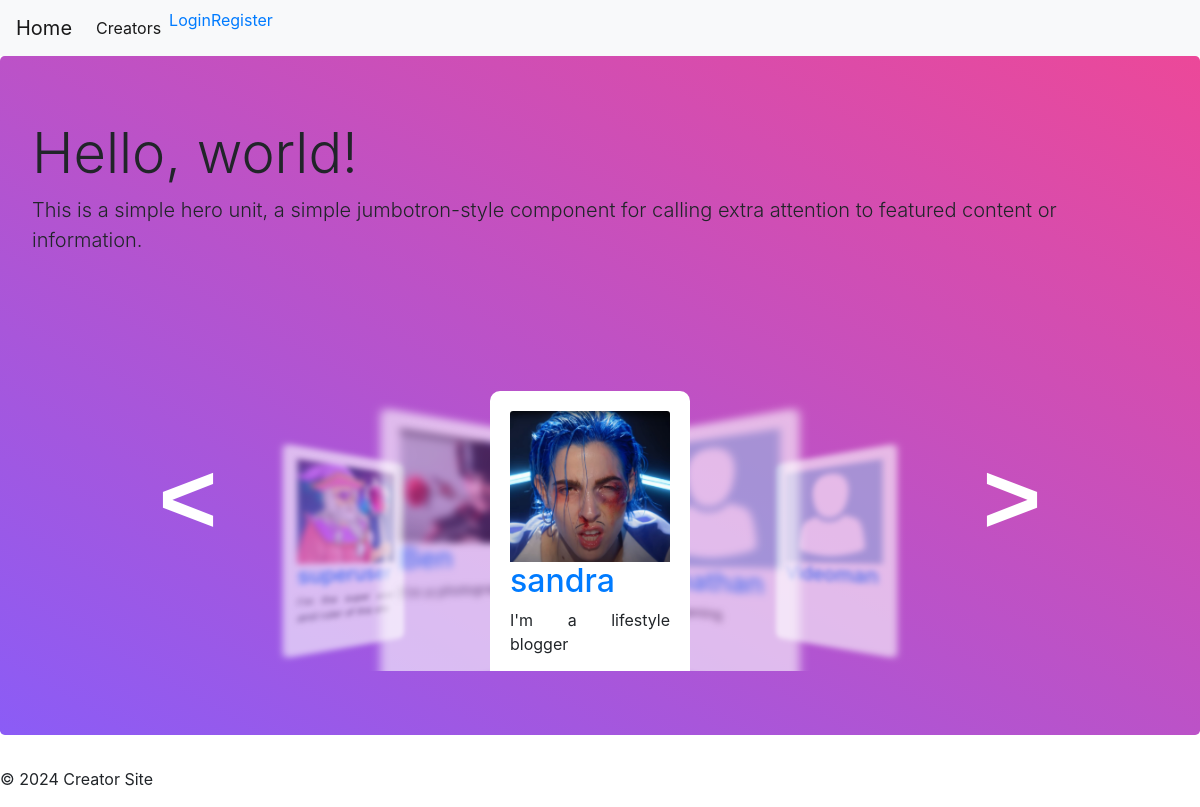
The app's page /, older data.
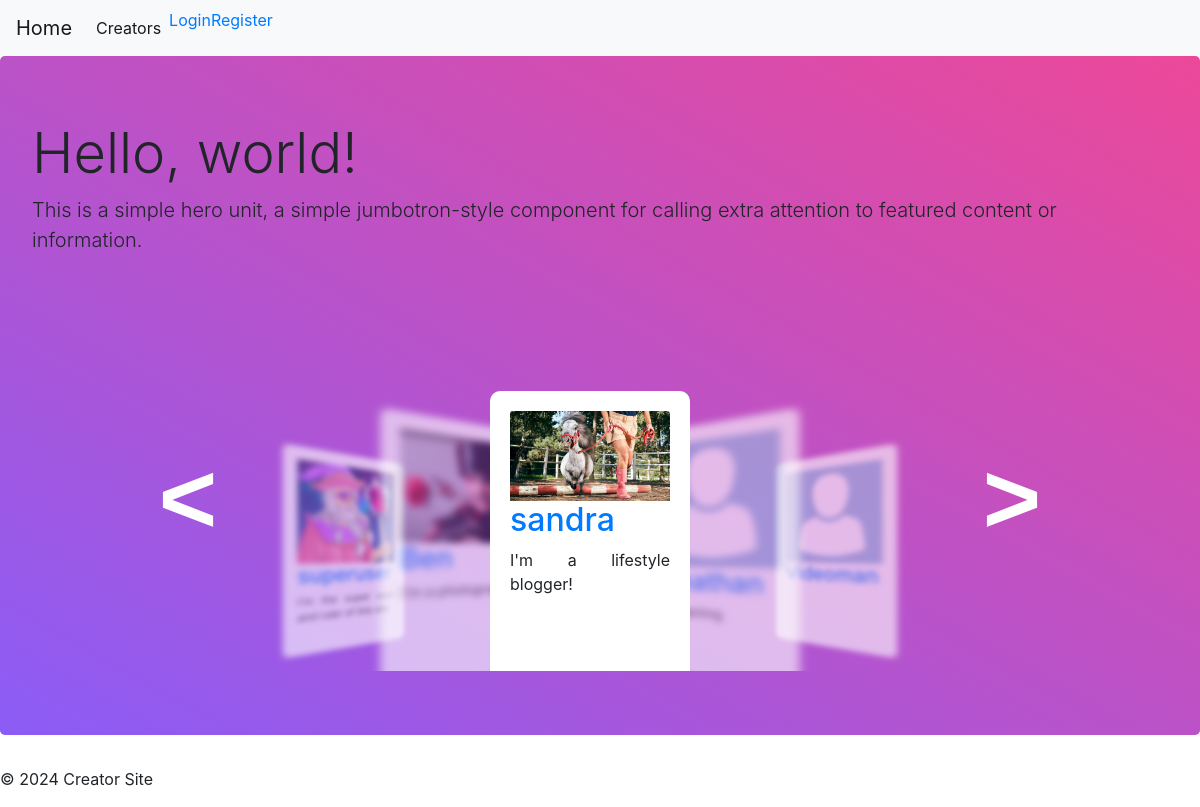
The same page, newer data.
### creators/models.py (models this page shows, shortened)
class Creator(models.Model):
    CREATOR_TYPES = [
        ('PHOTOGRAPHER', 'Photographer'),
        ('GAME_DEVELOPER', 'Game Developer'),
        ('CONTENT_CREATOR', 'Content Creator'),
        ('ARTIST', 'Artist'),
        ('VOICE_ACTOR', 'Voice Actor'),
        ('OTHER', 'Other'),
    ]
    STATUS_CHOICES = [
        ('PENDING', 'Pending'),
        ('APPROVED', 'Approved'),
        ('REJECTED', 'Rejected'),
    ]
    user = models.OneToOneField(User, on_delete=models.CASCADE)
    avatar = models.ImageField(upload_to='creator_avatars/', null=True, blank=True)
    about_me = models.TextField(blank=True)
    creator_type = models.CharField(max_length=20, choices=CREATOR_TYPES, default='OTHER')
    status = models.CharField(max_length=10, choices=STATUS_CHOICES, default='PENDING')
    request_message = models.TextField(blank=True)
    followers = models.ManyToManyField(User, related_name='following', blank=True)

### creators/views.py (the view)
# urls.py: path('', IndexView.as_view(), name='index'),
class IndexView(TemplateView):
    template_name = 'creators/index.html'
    def get_context_data(self, **kwargs):
        context = super().get_context_data(**kwargs)
        context['creators'] = Creator.objects.all()
        return context

### creators/templates/creators/index.html (shortened to what this page needs)
{% extends 'base.html' %}
{% load static %}
{% block content %}
<div class="jumbotron">
  <h1 class="display-4">Hello, world!</h1>
  <p class="lead">This is a simple hero unit, a simple jumbotron-style component for calling extra attention to featured content or information.</p>
  <div class="slider">
    {% for creator in creators %}
      <div class="item">
        <a href="{% url 'creator_aboutme' username=creator.user.username %}">
          {% if creator.avatar %}
            <img class="card-img-top" src="{{ creator.avatar.url }}" alt="{{ creator.user.username }}'s avatar" class="avatar">
          {% else %}
              <img class="card-img-top" src="{% static 'images/placeholderavatar.png' %}" alt="{{ creator.user.username }}'s avatar" class="avatar">
          {% endif %}
          <h2>{{ creator.user.username }}</h2>
        </a>
        <p>{{ creator.about_me|truncatewords:20 }}</p>
      </div>
    {% endfor %}
    <button id="prev"><</button>
    <button id="next">></button>
  </div>
</div>
{% endblock %}

### templates/base.html (shortened to what this page needs)
{% load static %}
{% load creator_tags %}
<!DOCTYPE html>
<html lang="en">
  <head>
    <link rel="stylesheet" href="{% static 'css/style.css' %}">
    <link rel="stylesheet" href="https://cdn.jsdelivr.net/npm/bootstrap@4.1.3/dist/css/bootstrap.min.css">
  </head>
  <body>
    <header>
      <nav class="navbar navbar-expand-lg navbar-light bg-light">
        <div class="collapse navbar-collapse" id="navbarTogglerDemo01">
          <a class="navbar-brand" href="{% url 'index' %}">Home</a>
          <ul class="navbar-nav mr-auto mt-2 mt-lg-0">
            <li class="nav-item active">
              <a class="nav-link" href="{% url 'creator_list' %}">Creators<span class="sr-only">(current)</span></a>
            </li>
            {% if user.is_authenticated %}
            <li class="nav-item">
              <a class="nav-link" href="{% url 'personalized_feed' %}">Feed</a>
            </li>
            <li class="nav-item">
              <form method="post" action="{% url 'logout' %}" style="display:inline;">
                {% csrf_token %}
                <button type="submit">Logout</button>
              </form>
            </li>
            {% else %}
            <li>
              <a href="{% url 'login' %}">Login</a>
            </li>
            <li>
              <a href="{% url 'register' %}">Register</a>
            </li>
            {% endif %}
          </ul>
        </div>
      </nav>
    </header>
    <main>{% block content %} {% endblock %}</main>
    <footer>
      <p>&copy; 2024 Creator Site</p>
    </footer>
  </body>
</html>

### static/css/style.css (style rules this page uses)
body { margin: 0; padding: 0; font-family: 'Roboto', sans-serif; background-color: #f0f0f0; }
.jumbotron { background-image: linear-gradient(to top right, #8B5CF6, #EC4899); }
.slider { position: relative; width: 100%; height: 50vh; overflow: hidden; z-index: 1; }
.item { position: absolute; width: 200px; height: 320px; text-align: justify; background-color: #fff; border-radius: 10px; padding: 20px; transition: 0.5s; left: calc(50% - 110px); top: 15vh; z-index: 2; }
#next, #prev { position: absolute; top: 40%; color: #fff; background-color: transparent; border: none; font-size: 100px; font-family: monospace; font-weight: bold; left: 10vw; }
#next { left: unset; right: 10vw; }

Row changes from the older to the newer data that the page shows:
changed Creator "sandra": avatar: a different picture; about_me "I'm a lifestyle blogger" → "I'm a lifestyle blogger!"
